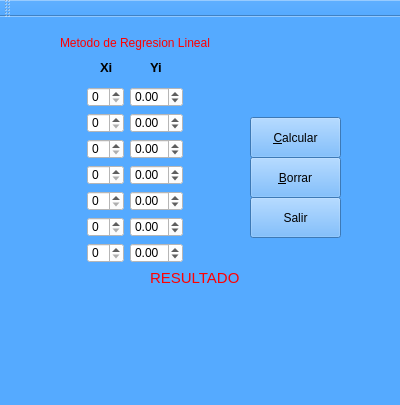
<?xml version="1.0" encoding="UTF-8"?>
<ui version="4.0">
 <class>rlineal</class>
 <widget class="QMainWindow" name="rlineal">
  <property name="geometry">
   <rect>
    <x>0</x>
    <y>0</y>
    <width>400</width>
    <height>405</height>
   </rect>
  </property>
  <property name="windowTitle">
   <string>rlineal</string>
  </property>
  <property name="styleSheet">
   <string notr="true">background-color: rgb(85, 170, 255);</string>
  </property>
  <widget class="QWidget" name="centralWidget">
   <widget class="QSpinBox" name="x1">
    <property name="geometry">
     <rect>
      <x>87</x>
      <y>70</y>
      <width>37</width>
      <height>20</height>
     </rect>
    </property>
    <property name="styleSheet">
     <string notr="true">background-color: rgb(255, 255, 255);</string>
    </property>
   </widget>
   <widget class="QSpinBox" name="x2">
    <property name="geometry">
     <rect>
      <x>87</x>
      <y>96</y>
      <width>37</width>
      <height>20</height>
     </rect>
    </property>
    <property name="styleSheet">
     <string notr="true">background-color: rgb(255, 255, 255);</string>
    </property>
   </widget>
   <widget class="QSpinBox" name="x3">
    <property name="geometry">
     <rect>
      <x>87</x>
      <y>122</y>
      <width>37</width>
      <height>20</height>
     </rect>
    </property>
    <property name="styleSheet">
     <string notr="true">background-color: rgb(255, 255, 255);</string>
    </property>
   </widget>
   <widget class="QSpinBox" name="x4">
    <property name="geometry">
     <rect>
      <x>87</x>
      <y>148</y>
      <width>37</width>
      <height>20</height>
     </rect>
    </property>
    <property name="styleSheet">
     <string notr="true">background-color: rgb(255, 255, 255);</string>
    </property>
   </widget>
   <widget class="QSpinBox" name="x5">
    <property name="geometry">
     <rect>
      <x>87</x>
      <y>174</y>
      <width>37</width>
      <height>20</height>
     </rect>
    </property>
    <property name="styleSheet">
     <string notr="true">background-color: rgb(255, 255, 255);</string>
    </property>
   </widget>
   <widget class="QSpinBox" name="x6">
    <property name="geometry">
     <rect>
      <x>87</x>
      <y>200</y>
      <width>37</width>
      <height>20</height>
     </rect>
    </property>
    <property name="styleSheet">
     <string notr="true">background-color: rgb(255, 255, 255);</string>
    </property>
   </widget>
   <widget class="QSpinBox" name="x7">
    <property name="geometry">
     <rect>
      <x>87</x>
      <y>226</y>
      <width>37</width>
      <height>20</height>
     </rect>
    </property>
    <property name="styleSheet">
     <string notr="true">background-color: rgb(255, 255, 255);</string>
    </property>
   </widget>
   <widget class="QDoubleSpinBox" name="y1">
    <property name="geometry">
     <rect>
      <x>130</x>
      <y>70</y>
      <width>53</width>
      <height>20</height>
     </rect>
    </property>
    <property name="styleSheet">
     <string notr="true">background-color: rgb(255, 255, 255);</string>
    </property>
    <property name="minimum">
     <double>-99.000000000000000</double>
    </property>
    <property name="singleStep">
     <double>0.500000000000000</double>
    </property>
   </widget>
   <widget class="QDoubleSpinBox" name="y2">
    <property name="geometry">
     <rect>
      <x>130</x>
      <y>96</y>
      <width>53</width>
      <height>20</height>
     </rect>
    </property>
    <property name="styleSheet">
     <string notr="true">background-color: rgb(255, 255, 255);</string>
    </property>
    <property name="minimum">
     <double>-99.000000000000000</double>
    </property>
    <property name="singleStep">
     <double>0.500000000000000</double>
    </property>
   </widget>
   <widget class="QDoubleSpinBox" name="y3">
    <property name="geometry">
     <rect>
      <x>130</x>
      <y>122</y>
      <width>53</width>
      <height>20</height>
     </rect>
    </property>
    <property name="styleSheet">
     <string notr="true">background-color: rgb(255, 255, 255);</string>
    </property>
    <property name="minimum">
     <double>-99.000000000000000</double>
    </property>
    <property name="singleStep">
     <double>0.500000000000000</double>
    </property>
   </widget>
   <widget class="QDoubleSpinBox" name="y4">
    <property name="geometry">
     <rect>
      <x>130</x>
      <y>148</y>
      <width>53</width>
      <height>20</height>
     </rect>
    </property>
    <property name="styleSheet">
     <string notr="true">background-color: rgb(255, 255, 255);</string>
    </property>
    <property name="minimum">
     <double>-99.000000000000000</double>
    </property>
    <property name="singleStep">
     <double>0.500000000000000</double>
    </property>
   </widget>
   <widget class="QDoubleSpinBox" name="y5">
    <property name="geometry">
     <rect>
      <x>130</x>
      <y>174</y>
      <width>53</width>
      <height>20</height>
     </rect>
    </property>
    <property name="styleSheet">
     <string notr="true">background-color: rgb(255, 255, 255);</string>
    </property>
    <property name="minimum">
     <double>-99.000000000000000</double>
    </property>
    <property name="singleStep">
     <double>0.500000000000000</double>
    </property>
   </widget>
   <widget class="QDoubleSpinBox" name="y6">
    <property name="geometry">
     <rect>
      <x>130</x>
      <y>200</y>
      <width>53</width>
      <height>20</height>
     </rect>
    </property>
    <property name="styleSheet">
     <string notr="true">background-color: rgb(255, 255, 255);</string>
    </property>
    <property name="minimum">
     <double>-99.000000000000000</double>
    </property>
    <property name="singleStep">
     <double>0.500000000000000</double>
    </property>
   </widget>
   <widget class="QDoubleSpinBox" name="y7">
    <property name="geometry">
     <rect>
      <x>130</x>
      <y>226</y>
      <width>53</width>
      <height>20</height>
     </rect>
    </property>
    <property name="styleSheet">
     <string notr="true">background-color: rgb(255, 255, 255);</string>
    </property>
    <property name="minimum">
     <double>-99.000000000000000</double>
    </property>
    <property name="singleStep">
     <double>0.500000000000000</double>
    </property>
   </widget>
   <widget class="QLabel" name="label">
    <property name="geometry">
     <rect>
      <x>100</x>
      <y>40</y>
      <width>21</width>
      <height>21</height>
     </rect>
    </property>
    <property name="font">
     <font>
      <pointsize>10</pointsize>
      <weight>75</weight>
      <bold>true</bold>
     </font>
    </property>
    <property name="text">
     <string>Xi</string>
    </property>
   </widget>
   <widget class="QLabel" name="label_2">
    <property name="geometry">
     <rect>
      <x>150</x>
      <y>40</y>
      <width>21</width>
      <height>21</height>
     </rect>
    </property>
    <property name="font">
     <font>
      <pointsize>10</pointsize>
      <weight>75</weight>
      <bold>true</bold>
     </font>
    </property>
    <property name="text">
     <string>Yi</string>
    </property>
   </widget>
   <widget class="QPushButton" name="calcular">
    <property name="geometry">
     <rect>
      <x>250</x>
      <y>100</y>
      <width>91</width>
      <height>41</height>
     </rect>
    </property>
    <property name="text">
     <string>&amp;Calcular</string>
    </property>
   </widget>
   <widget class="QPushButton" name="borrar">
    <property name="geometry">
     <rect>
      <x>250</x>
      <y>140</y>
      <width>91</width>
      <height>41</height>
     </rect>
    </property>
    <property name="text">
     <string>&amp;Borrar</string>
    </property>
   </widget>
   <widget class="QPushButton" name="pushButton_3">
    <property name="geometry">
     <rect>
      <x>250</x>
      <y>180</y>
      <width>91</width>
      <height>41</height>
     </rect>
    </property>
    <property name="text">
     <string>Salir</string>
    </property>
   </widget>
   <widget class="QLabel" name="label_3">
    <property name="geometry">
     <rect>
      <x>150</x>
      <y>250</y>
      <width>91</width>
      <height>21</height>
     </rect>
    </property>
    <property name="font">
     <font>
      <family>MS Shell Dlg 2</family>
      <pointsize>11</pointsize>
      <weight>9</weight>
      <italic>false</italic>
      <bold>false</bold>
     </font>
    </property>
    <property name="styleSheet">
     <string notr="true">font: 75 11pt &quot;MS Shell Dlg 2&quot;;
color: rgb(255, 0, 0);</string>
    </property>
    <property name="text">
     <string>RESULTADO</string>
    </property>
   </widget>
   <widget class="QLabel" name="Resultado">
    <property name="geometry">
     <rect>
      <x>10</x>
      <y>270</y>
      <width>361</width>
      <height>91</height>
     </rect>
    </property>
    <property name="styleSheet">
     <string notr="true">font: 75 12pt &quot;MS Shell Dlg 2&quot;;
color: rgb(255, 0, 0);</string>
    </property>
    <property name="text">
     <string/>
    </property>
   </widget>
   <widget class="QLabel" name="label_4">
    <property name="geometry">
     <rect>
      <x>60</x>
      <y>10</y>
      <width>271</width>
      <height>31</height>
     </rect>
    </property>
    <property name="styleSheet">
     <string notr="true">color: rgb(255, 0, 0);
font: 75 16pt &quot;MS Shell Dlg 2&quot;;</string>
    </property>
    <property name="text">
     <string>Metodo de Regresion Lineal</string>
    </property>
   </widget>
  </widget>
  <widget class="QToolBar" name="mainToolBar">
   <attribute name="toolBarArea">
    <enum>TopToolBarArea</enum>
   </attribute>
   <attribute name="toolBarBreak">
    <bool>false</bool>
   </attribute>
  </widget>
  <widget class="QStatusBar" name="statusBar"/>
 </widget>
 <layoutdefault spacing="6" margin="11"/>
 <resources/>
 <connections>
  <connection>
   <sender>pushButton_3</sender>
   <signal>clicked()</signal>
   <receiver>rlineal</receiver>
   <slot>close()</slot>
   <hints>
    <hint type="sourcelabel">
     <x>271</x>
     <y>194</y>
    </hint>
    <hint type="destinationlabel">
     <x>351</x>
     <y>195</y>
    </hint>
   </hints>
  </connection>
 </connections>
</ui>
